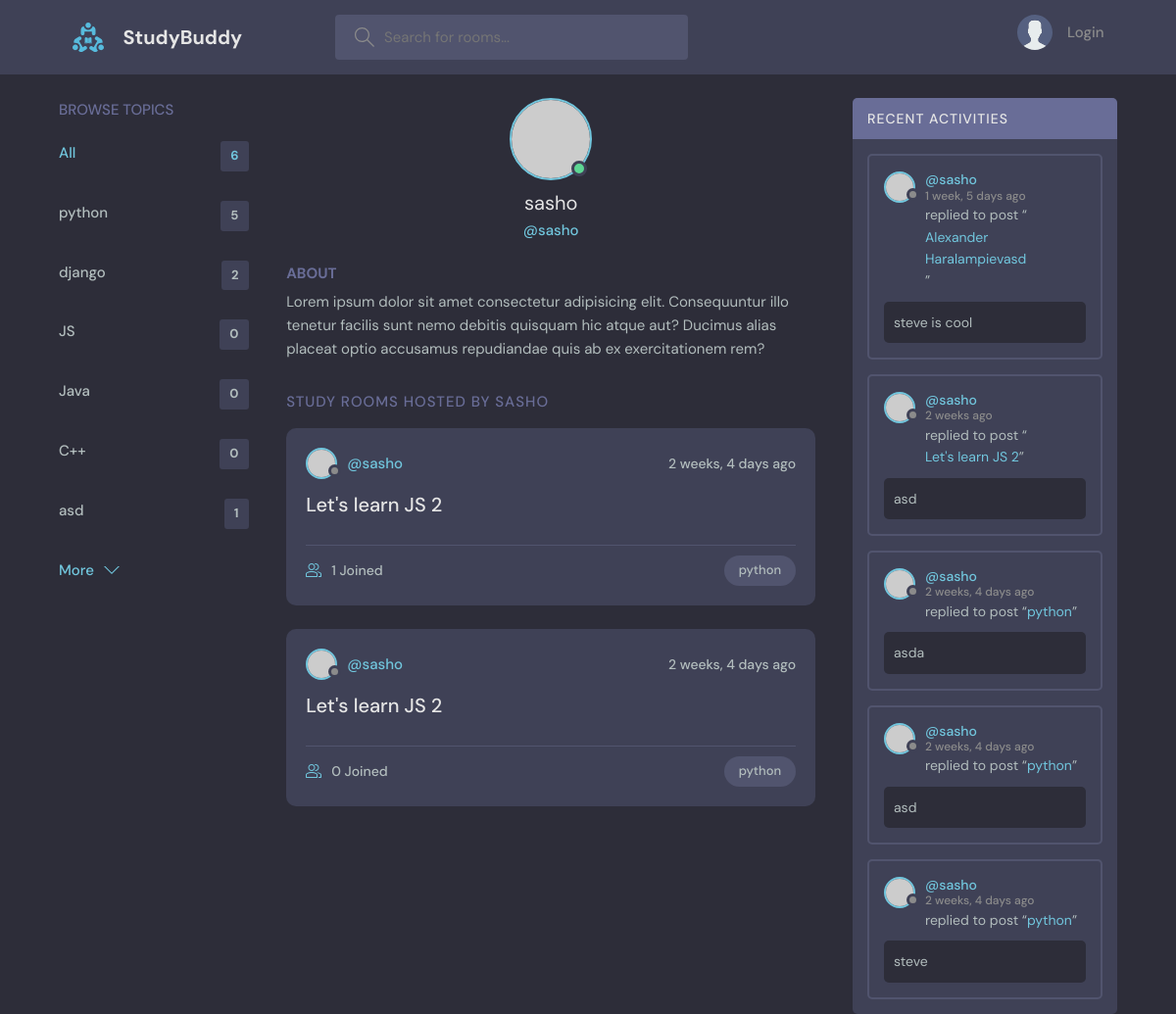
Page /profile/1/ on the committed database.
### base/models.py (models this page shows, shortened)
class Topic(models.Model):
    name = models.CharField(max_length=200)

class Room(models.Model):
    host = models.ForeignKey(User, on_delete=models.SET_NULL,null=True)
    topic = models.ForeignKey(Topic, on_delete=models.SET_NULL, null = True)
    name = models.CharField(max_length=200,)
    description= models.TextField(null=True, blank=True)
    participants = models.ManyToManyField(User, related_name='participants' ,blank=True)
    updated = models.DateTimeField(auto_now=True)
    created= models.DateTimeField(auto_now_add=True)
    class Meta:
        ordering = ['-updated','-created']
    def __str__(self) -> str:
        return str(self.name)

class Message(models.Model):
    user = models.ForeignKey(User, on_delete=models.CASCADE)
    room = models.ForeignKey(Room, on_delete=models.CASCADE)
    body = models.TextField()
    updated = models.DateTimeField(auto_now=True)
    created= models.DateTimeField(auto_now_add=True)
    class Meta:
        ordering = ['-updated','-created']

### base/views.py (the view)
# urls.py: path('profile/<str:pk>/', views.userProfile, name='user-profile'),
def userProfile(request, pk):
    user = User.objects.get(id=pk)
    rooms = user.room_set.all()
    room_messages = user.message_set.all()
    topics = Topic.objects.all()
    context = {'user': user, 'rooms': rooms,
               'room_messages': room_messages, 'topics': topics}
    return render(request, 'base/profile.html', context)

### base/templates/base/profile.html (shortened to what this page needs)
{% extends 'main.html' %}
{% block content %}
  <main class="profile-page layout layout--3">
    <div class="container">
      {% include 'base/topics_component.html' %}
      <div class="roomList">
        <div class="profile">
          <div class="profile__avatar">
            <div class="avatar avatar--large active">
              <img src="https://randomuser.me/api/portraits/men/11.jpg" />
            </div>
          </div>
          <div class="profile__info">
            <h3>{{user.username}}</h3>
            <p>@{{user.username}}</p>
          </div>
          <div class="profile__about">
            <h3>About</h3>
            <p>
              Lorem ipsum dolor sit amet consectetur adipisicing elit. Consequuntur illo tenetur
              facilis sunt nemo debitis quisquam hic atque aut? Ducimus alias placeat optio
              accusamus repudiandae quis ab ex exercitationem rem?
            </p>
          </div>
        </div>
        <div class="roomList__header">
          <div>
            <h2>Study Rooms Hosted by {{user.username}}</a>
            </h2>
          </div>
        </div>
        {% include 'base/feed_component.html' %}
      </div>
      {% include 'base/activity_component.html' %}
    </div>
  </main>
{% endblock content %}

### templates/main.html (shortened to what this page needs)
<!DOCTYPE html>
{%  load static %}
<html lang="en">
  <head>
    <link rel="stylesheet" href="{% static 'styles/style.css' %}" />
  </head>
  <body>
    {% include 'navbar.html'%}
    {% block content%}
    {% endblock %}
  </body>
</html>

### templates/navbar.html (shortened to what this page needs)
{%  load static  %}
<header class="header header--loggedIn">
    <div class="container">
      <a href="{% url 'home' %}" class="header__logo">
        <img src="{% static 'images/logo.svg' %}" />
        <h1>StudyBuddy</h1>
      </a>
      <form class="header__search" method="GET" action="{% url 'home' %}">
        <label>
          <input name="q" placeholder="Search for rooms..." />
        </label>
      </form>
      <nav class="header__menu">
        {% if request.user.is_authenticated %}
        <div class="header__user">
          <a href="{% url 'update-user'%}">
            <div class="avatar avatar--medium active">
              <img src="https://randomuser.me/api/portraits/men/37.jpg" />
            </div>
            <p>{{request.user.username}}<span>@{{request.user.username}}</span></p>
          </a>
          <button class="dropdown-button">
            <svg version="1.1" xmlns="http://www.w3.org/2000/svg" width="32" height="32" viewBox="0 0 32 32">
              <title>chevron-down</title>
              <path d="M16 21l-13-13h-3l16 16 16-16h-3l-13 13z"></path>
            </svg>
          </button>
        </div>
        {% else %}
            <a href="{% url 'login' %}">
            <img src="{% static 'images/avatar.svg' %}" />
            <p>Login</p>
        </a>
        {% endif %}
      </nav>
    </div>
  </header>

### base/templates/base/topics_component.html
<div class="topics">
    <div class="topics__header">
      <h2>Browse Topics</h2>
    </div>
    <ul class="topics__list">
      <li>
        <a href="{%   url  'home'  %}" class="active">All <span>{{topics.count}}</span></a>
      </li>
      {% for topic in topics %}
      <li>
        <a href="{% url 'home' %}?q={{topic.name}}">{{topic.name}} <span>{{topic.room_set.all.count}}</span></a>
      </li>
      {% endfor %}
    </ul>
    <a class="btn btn--link" href="{% url 'topics' %}">
      More
      <svg version="1.1" xmlns="http://www.w3.org/2000/svg" width="32" height="32" viewBox="0 0 32 32">
        <title>chevron-down</title>
        <path d="M16 21l-13-13h-3l16 16 16-16h-3l-13 13z"></path>
      </svg>
    </a>
  </div>

### base/templates/base/feed_component.html (shortened to what this page needs)
{% for room in rooms%}
<div class="roomListRoom">
    <div class="roomListRoom__header">
      <a href="{% url  'user-profile' room.host%}" class="roomListRoom__author">
        <div class="avatar avatar--small">
          <img src="https://randomuser.me/api/portraits/women/11.jpg" />
        </div>
        <span>@{{room.host.username}}</span>
      </a>
      <div class="roomListRoom__actions">
        <span>{{room.created |timesince}} ago</span>
      </div>
    </div>
    <div class="roomListRoom__content">
      <a href="{% url 'room' room.id %}">{{room.name}}</a>
    </div>
    <div class="roomListRoom__meta">
      <a href="{% url 'room' room.id %}" class="roomListRoom__joined">
        {{room.participants.all.count}} Joined
      </a>
      <p class="roomListRoom__topic">{{room.topic.name}}</p>
    </div>
  </div>
{% endfor %}

### base/templates/base/activity_component.html (shortened to what this page needs)
<div class="activities">
    <div class="activities__header">
        <h2>Recent Activities</h2>
    </div>
    {% for message in room_messages %}
    <div class="activities__box">
        <div class="activities__boxHeader roomListRoom__header">
            <a href="{% url 'user-profile' message.user.id %}" class="roomListRoom__author">
                <div class="avatar avatar--small">
                    <img src="https://randomuser.me/api/portraits/women/11.jpg" />
                </div>
                <p>
                    @{{message.user}}
                    <span>{{message.created|timesince}} ago</span>
                </p>
            </a>
        </div>
        <div class="activities__boxContent">
            <p>replied to post “<a href="{% url 'room' message.room.id %}">{{message.room}}</a>”</p>
            <div class="activities__boxRoomContent">
                {{message.body}}
            </div>
        </div>
    </div>
    {% endfor %}
</div>

### rows in the picture
Topic: name "python", room_set.all.count "5"
Topic: name "django", room_set.all.count "2"
Topic: name "JS", room_set.all.count "0"
Topic: name "Java", room_set.all.count "0"
Topic: name "C++", room_set.all.count "0"
Topic: name "asd", room_set.all.count "1"
Room: host.username "sasho", created "2 weeks, 4 days", name "Let's learn JS 2", participants.all.count "1", topic.name "python"
Room: host.username "sasho", created "2 weeks, 4 days", name "Let's learn JS 2", participants.all.count "0", topic.name "python"
Message: user "sasho", created "1 week, 5 days", room "Alexander Haralampievasd", body "steve is cool"
Message: user "sasho", created "2 weeks", room "Let's learn JS 2", body "asd"
Message: user "sasho", created "2 weeks, 4 days", room "python", body "asda"
Message: user "sasho", created "2 weeks, 4 days", room "python", body "asd"
Message: user "sasho", created "2 weeks, 4 days", room "python", body "steve"

### other values in the picture
{{ topics.count }} "6"
{{ user.username }} "sasho"
{{ user.username }} "SASHO"
